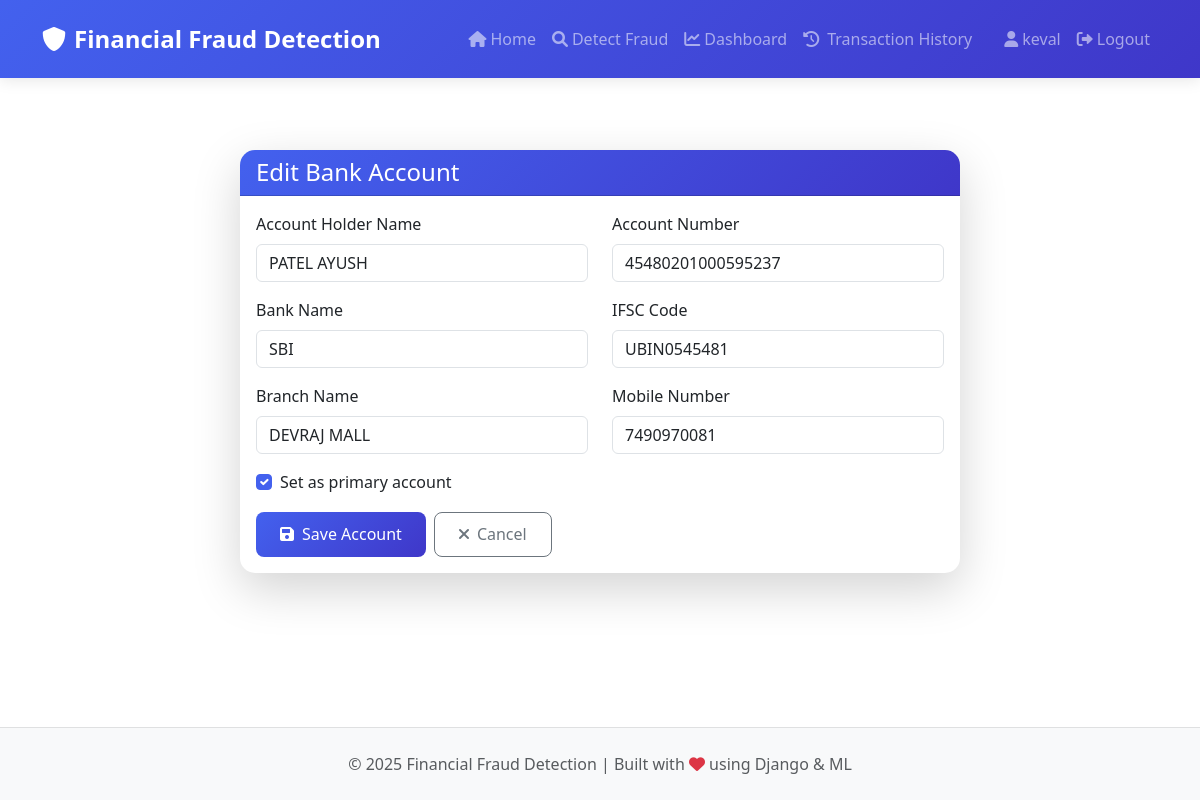
/accounts/3/edit/ (signed in), run on the app's committed database.
### detector/models.py (models this page shows, shortened)
class CustomUser(AbstractUser):
    ip_address = models.GenericIPAddressField(null=True, blank=True)
    device_id = models.CharField(max_length=100, null=True, blank=True)
    last_login_ip = models.GenericIPAddressField(null=True, blank=True)
    last_login_device = models.CharField(max_length=100, null=True, blank=True)
    created_at = models.DateTimeField(default=timezone.now)
    updated_at = models.DateTimeField(auto_now=True)
    failed_login_attempts = models.PositiveIntegerField(default=0)

class BankAccount(models.Model):
    user = models.ForeignKey(CustomUser, on_delete=models.CASCADE, related_name='bank_accounts')
    account_holder_name = models.CharField(max_length=100)
    account_number = models.CharField(
        max_length=20,
        validators=[RegexValidator(r'^\d{9,18}$', 'Enter a valid account number (9-18 digits)')]
    )
    bank_name = models.CharField(max_length=100)
    ifsc_code = models.CharField(
        max_length=11,
        validators=[RegexValidator(r'^[A-Z]{4}0[A-Z0-9]{6}$', 'Enter a valid IFSC code')]
    )
    branch_name = models.CharField(max_length=100)
    mobile_number = models.CharField(
        max_length=10,
        validators=[RegexValidator(r'^\d{10}$', 'Enter a valid 10-digit mobile number')]
    )
    current_balance = models.DecimalField(max_digits=12, decimal_places=2, default=1000000)
    is_primary = models.BooleanField(default=False)
    is_active = models.BooleanField(default=True)
    created_at = models.DateTimeField(auto_now_add=True)
    updated_at = models.DateTimeField(auto_now=True)
    class Meta:
        unique_together = ['user', 'account_number']
        ordering = ['-is_primary', '-created_at']

### detector/views.py (the view)
# urls.py: path('accounts/<int:pk>/edit/', views.edit_bank_account, name='edit_bank_account'),
@login_required
def edit_bank_account(request, pk):
    bank_account = get_object_or_404(BankAccount, pk=pk, user=request.user)
    if request.method == 'POST':
        form = BankAccountForm(request.POST, instance=bank_account)
        if form.is_valid():
            form.save()
            messages.success(request, 'Bank account updated successfully!')
            return redirect('profile')
    else:
        form = BankAccountForm(instance=bank_account)
    return render(request, 'detector/bank_account_form.html', {
        'form': form,
        'title': 'Edit Bank Account',
        'bank_account': bank_account
    })

### templates/detector/bank_account_form.html (shortened to what this page needs)
{% extends 'detector/base.html' %}
{% load static %}
{% block content %}
<div class="container mt-5">
    <div class="row justify-content-center">
        <div class="col-md-8">
            <div class="card shadow-lg">
                <div class="card-header bg-primary text-white">
                    <h4 class="mb-0">{{ title }}</h4>
                </div>
                <div class="card-body">
                    <form method="post" class="needs-validation" novalidate>
                        <div class="row">
                            <div class="col-md-6 mb-3">
                                <label for="{{ form.account_holder_name.id_for_label }}" class="form-label">
                                    Account Holder Name
                                </label>
                                {{ form.account_holder_name }}
                            </div>
                            <div class="col-md-6 mb-3">
                                <label for="{{ form.account_number.id_for_label }}" class="form-label">
                                    Account Number
                                </label>
                                {{ form.account_number }}
                            </div>
                            <div class="col-md-6 mb-3">
                                <label for="{{ form.bank_name.id_for_label }}" class="form-label">
                                    Bank Name
                                </label>
                                {{ form.bank_name }}
                            </div>
                            <div class="col-md-6 mb-3">
                                <label for="{{ form.ifsc_code.id_for_label }}" class="form-label">
                                    IFSC Code
                                </label>
                                {{ form.ifsc_code }}
                            </div>
                            <div class="col-md-6 mb-3">
                                <label for="{{ form.branch_name.id_for_label }}" class="form-label">
                                    Branch Name
                                </label>
                                {{ form.branch_name }}
                            </div>
                            <div class="col-md-6 mb-3">
                                <label for="{{ form.mobile_number.id_for_label }}" class="form-label">
                                    Mobile Number
                                </label>
                                {{ form.mobile_number }}
                            </div>
                            <div class="col-12 mb-3">
                                <div class="form-check">
                                    {{ form.is_primary }}
                                    <label class="form-check-label" for="{{ form.is_primary.id_for_label }}">
                                        Set as primary account
                                    </label>
                                </div>
                            </div>
                        </div>
                        <div class="d-flex gap-2">
                            <button type="submit" class="btn btn-primary">
                                <i class="fas fa-save me-2"></i>Save Account
                            </button>
                            <a href="{% url 'profile' %}" class="btn btn-outline-secondary">
                                <i class="fas fa-times me-2"></i>Cancel
                            </a>
                        </div>
                    </form>
                </div>
            </div>
        </div>
    </div>
</div>
{% endblock %}

### templates/detector/base.html (shortened to what this page needs)
<!DOCTYPE html>
<html lang="en">
<head>
    <link href="https://cdn.jsdelivr.net/npm/bootstrap@5.3.2/dist/css/bootstrap.min.css" rel="stylesheet">
    <link href="https://cdnjs.cloudflare.com/ajax/libs/font-awesome/6.0.0/css/all.min.css" rel="stylesheet">
    <link href="https://unpkg.com/aos@2.3.1/dist/aos.css" rel="stylesheet">
</head>
<body>
    <nav class="navbar navbar-expand-lg navbar-dark bg-primary">
        <div class="container">
            <a class="navbar-brand" href="{% url 'home' %}">
                <i class="fas fa-shield-alt me-2"></i>Financial Fraud Detection
            </a>
            <div class="collapse navbar-collapse" id="navbarNav">
                <ul class="navbar-nav ms-auto">
                    <li class="nav-item">
                        <a class="nav-link {% if request.path == '/' %}active{% endif %}" href="{% url 'home' %}">
                            <i class="fas fa-home me-1"></i>Home
                        </a>
                    </li>
                    {% if user.is_authenticated %}
                        <li class="nav-item">
                            <a class="nav-link {% if 'detect' in request.path %}active{% endif %}" href="{% url 'detect_fraud' %}">
                                <i class="fas fa-search me-1"></i>Detect Fraud
                            </a>
                        </li>
                        <li class="nav-item">
                            <a class="nav-link {% if 'dashboard' in request.path %}active{% endif %}" href="{% url 'dashboard' %}">
                                <i class="fas fa-chart-line me-1"></i>Dashboard
                            </a>
                        </li>
                        <li class="nav-item">
                            <a class="nav-link {% if request.resolver_match.url_name == 'transaction_history' %}active{% endif %}" href="{% url 'transaction_history' %}">
                                <i class="fas fa-history me-2"></i>Transaction History
                            </a>
                        </li>
                    {% endif %}
                </ul>
                <ul class="navbar-nav ms-3">
                    {% if user.is_authenticated %}
                        <li class="nav-item">
                            <a class="nav-link {% if 'profile' in request.path %}active{% endif %}" href="{% url 'profile' %}">
                                <i class="fas fa-user me-1"></i>{{ user.username }}
                            </a>
                        </li>
                        <li class="nav-item">
                            <a class="nav-link" href="{% url 'logout' %}">
                                <i class="fas fa-sign-out-alt me-1"></i>Logout
                            </a>
                        </li>
                    {% endif %}
                </ul>
            </div>
        </div>
    </nav>
    <main class="container py-4">
        {% block content %}{% endblock %}
    </main>
    <footer class="text-center text-muted">
        <div class="container">
            <p class="mb-0">&copy; 2025 Financial Fraud Detection | Built with <i class="fas fa-heart text-danger"></i> using Django & ML</p>
        </div>
    </footer>
</body>
</html>

### templates/detector/base.html (style rules this page uses)
:root { --primary-color: #4361ee; --secondary-color: #3f37c9; --accent-color: #4895ef; --text-color: #2b2d42; --light-bg: #f8f9fa; }
body { min-height: 100vh; display: flex; flex-direction: column; font-family: 'Segoe UI', system-ui, -apple-system, sans-serif; color: var(--text-color); }
.navbar { background: linear-gradient(135deg, var(--primary-color), var(--secondary-color)); padding: 1rem 0; box-shadow: 0 2px 15px rgba(0,0,0,0.1); }
.navbar-brand { font-weight: 700; font-size: 1.5rem; transition: transform 0.3s ease; }
.nav-link { position: relative; padding: 0.5rem 1rem; transition: color 0.3s ease; }
.nav-link::after { content: ''; position: absolute; width: 0; height: 2px; bottom: 0; left: 0; background-color: white; transition: width 0.3s ease; }
.card-header { font-weight: 600; background: linear-gradient(135deg, var(--primary-color), var(--accent-color)); color: white; }
main { flex: 1; padding: 2rem 0; }
footer { margin-top: auto; padding: 1.5rem 0; background: var(--light-bg); border-top: 1px solid rgba(0,0,0,0.1); }
.btn { border-radius: 8px; padding: 0.6rem 1.5rem; transition: all 0.3s ease; }
.btn-primary { background: var(--primary-color); border: none; }

### templates/detector/bank_account_form.html (style rules this page uses)
.card { border: none; border-radius: 15px; }
.card-header { border-radius: 15px 15px 0 0 !important; background: linear-gradient(135deg, #4361ee 0%, #3f37c9 100%); }
.form-check-input:checked { background-color: #4361ee; border-color: #4361ee; }
.btn-primary { background: linear-gradient(135deg, #4361ee 0%, #3f37c9 100%); border: none; transition: all 0.3s ease; }

### data on the page
CustomUser: username "keval"
BankAccount: account_holder_name "PATEL AYUSH", account_number "45480201000595237", bank_name "SBI", ifsc_code "UBIN0545481", branch_name "DEVRAJ MALL", mobile_number "7490970081", is_primary "☑"

### other printed values
{{ title }} "Edit Bank Account"
